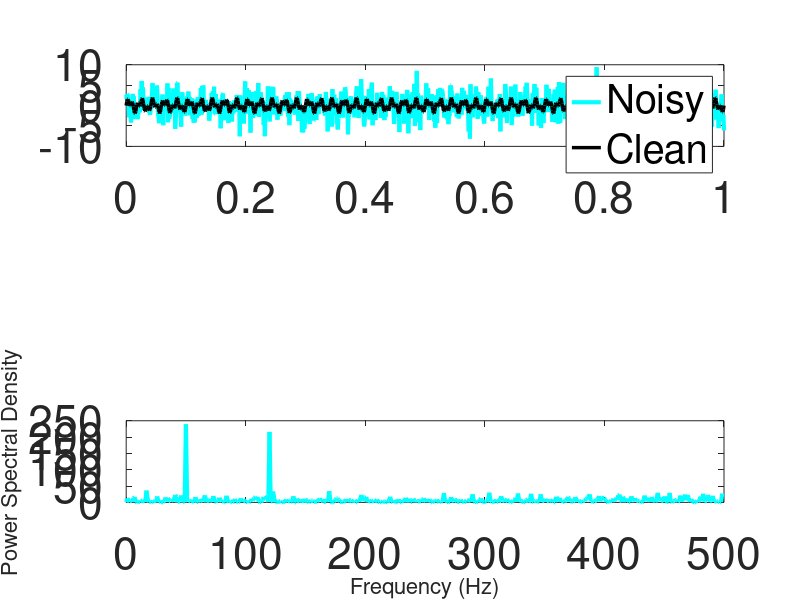

Here is the MATLAB script that generated this plot: (Note: this script raises an error after producing the figure.)
clear all, close all, clc

%% creation of a simple signal with two frequencies

dt = .001;
t = 0:dt:1;
fclean = sin(2*pi*50*t) + sin(2*pi*120*t); % Sum of two frequencies
f = fclean + 2.5*randn(size(t)); % Add some noise

figure; set(gcf, 'Position', [1500 200 2000 2000])
subplot(3, 1, 1)
plot(t, f, 'c', 'LineWidth', 3), hold on
plot(t, fclean, 'k', 'LineWidth', 2.5)
l1 = legend('Noisy', 'Clean'); set(l1, 'FontSize', 32)
ylim([-10 10]); set(gca, 'FontSize', 32)


%% Computation of the FFT

n = length(t);
fhat = fft(f, n); % fast fourier transform
PSD = fhat.*conj(fhat)/n; % power spectrum (pow per freq)
freq = 1/(dt*n)*(0:n); % axis of freqs in Hz
L = 1:floor(n/2); % Only plot the first half of frequencies in the vector

subplot(3, 1, 3); 
set(gca, 'FontSize', 16)
plot(freq(L), PSD(L), 'c', 'LineWidth', 3), hold on
set(gca, 'FontSize', 32)
xlabel('Frequency (Hz)','FontSize', 16)
ylabel('Power Spectral Density','FontSize', 16)

%% Use the PSD to filter out noise

indices = PSD > 100; % Find all frequencies with the biggest power
PSDclean = PSD.indices; % zero out all other frequencies
fhat = indices.*fhat; % Zero out all small fourier coefficients
ffilt = ifft(fhat); % Inverse fft in order to arrive at the filtered time signal

plot(freq(L).PSDclean(L),'-','Color',[.5 .1 0], 'LineWidth', 2.5)
l1 = legend('Noisy', 'Filtered'); set(l1, 'FontSize', 32)

subplot(3,1,2); set(gca,'FontSize',16)
plot(t,ffilt,'-','Color',[.5 .1 0], 'LineWidth',2.5)
l1 = legend('Filtered'); set(l1,'FontSize',32)
ylim([-10 10]); set(gca,'FontSize',32)